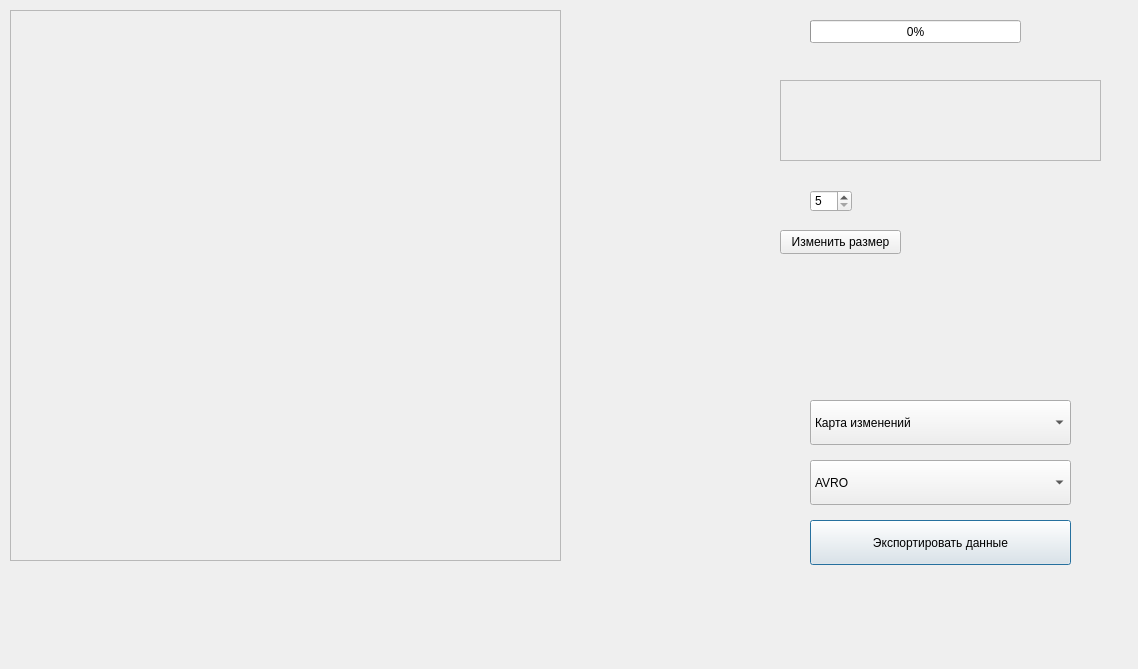
<?xml version="1.0" encoding="UTF-8"?>
<ui version="4.0">
 <class>TestPluginDialogBase</class>
 <widget class="QDialog" name="TestPluginDialogBase">
  <property name="geometry">
   <rect>
    <x>0</x>
    <y>0</y>
    <width>1138</width>
    <height>669</height>
   </rect>
  </property>
  <property name="windowTitle">
   <string>Test Plugin</string>
  </property>
  <widget class="QLabel" name="image_label">
   <property name="geometry">
    <rect>
     <x>10</x>
     <y>10</y>
     <width>551</width>
     <height>551</height>
    </rect>
   </property>
   <property name="text">
    <string>TextLabel</string>
   </property>
   <property name="alignment">
    <set>Qt::AlignCenter</set>
   </property>
  </widget>
  <widget class="QLabel" name="info_label">
   <property name="geometry">
    <rect>
     <x>780</x>
     <y>80</y>
     <width>321</width>
     <height>81</height>
    </rect>
   </property>
   <property name="text">
    <string/>
   </property>
  </widget>
  <widget class="QComboBox" name="image_type">
   <property name="geometry">
    <rect>
     <x>810</x>
     <y>400</y>
     <width>261</width>
     <height>45</height>
    </rect>
   </property>
   <item>
    <property name="text">
     <string>Карта изменений</string>
    </property>
   </item>
   <item>
    <property name="text">
     <string>Сегментированное изображение</string>
    </property>
   </item>
   <item>
    <property name="text">
     <string>Оригинальное изображение</string>
    </property>
   </item>
  </widget>
  <widget class="QPushButton" name="export_button">
   <property name="geometry">
    <rect>
     <x>810</x>
     <y>520</y>
     <width>261</width>
     <height>45</height>
    </rect>
   </property>
   <property name="text">
    <string>Экспортировать данные</string>
   </property>
  </widget>
  <widget class="QComboBox" name="data_format">
   <property name="geometry">
    <rect>
     <x>810</x>
     <y>460</y>
     <width>261</width>
     <height>45</height>
    </rect>
   </property>
   <item>
    <property name="text">
     <string>AVRO</string>
    </property>
   </item>
   <item>
    <property name="text">
     <string>CSV</string>
    </property>
   </item>
   <item>
    <property name="text">
     <string>JSON</string>
    </property>
   </item>
   <item>
    <property name="text">
     <string>POSTGRESQL</string>
    </property>
   </item>
  </widget>
  <widget class="QProgressBar" name="progress_bar">
   <property name="geometry">
    <rect>
     <x>810</x>
     <y>20</y>
     <width>211</width>
     <height>23</height>
    </rect>
   </property>
   <property name="value">
    <number>0</number>
   </property>
  </widget>
  <widget class="QScrollArea" name="scroll_area">
   <property name="geometry">
    <rect>
     <x>10</x>
     <y>10</y>
     <width>551</width>
     <height>551</height>
    </rect>
   </property>
   <property name="widgetResizable">
    <bool>true</bool>
   </property>
   <property name="alignment">
    <set>Qt::AlignCenter</set>
   </property>
   <widget class="QWidget" name="scrollAreaWidgetContents">
    <property name="geometry">
     <rect>
      <x>0</x>
      <y>0</y>
      <width>549</width>
      <height>549</height>
     </rect>
    </property>
   </widget>
  </widget>
  <widget class="QSpinBox" name="image_size_selector">
   <property name="geometry">
    <rect>
     <x>810</x>
     <y>190</y>
     <width>42</width>
     <height>22</height>
    </rect>
   </property>
   <property name="minimum">
    <number>5</number>
   </property>
   <property name="maximum">
    <number>200</number>
   </property>
   <property name="value">
    <number>5</number>
   </property>
  </widget>
  <widget class="QPushButton" name="change_size_button">
   <property name="geometry">
    <rect>
     <x>780</x>
     <y>230</y>
     <width>121</width>
     <height>24</height>
    </rect>
   </property>
   <property name="text">
    <string>Изменить размер</string>
   </property>
  </widget>
  <widget class="QScrollArea" name="text_scroll_area">
   <property name="geometry">
    <rect>
     <x>780</x>
     <y>80</y>
     <width>321</width>
     <height>81</height>
    </rect>
   </property>
   <property name="widgetResizable">
    <bool>true</bool>
   </property>
   <widget class="QWidget" name="scrollAreaWidgetContents_2">
    <property name="geometry">
     <rect>
      <x>0</x>
      <y>0</y>
      <width>319</width>
      <height>79</height>
     </rect>
    </property>
   </widget>
  </widget>
 </widget>
 <resources/>
 <connections/>
</ui>
